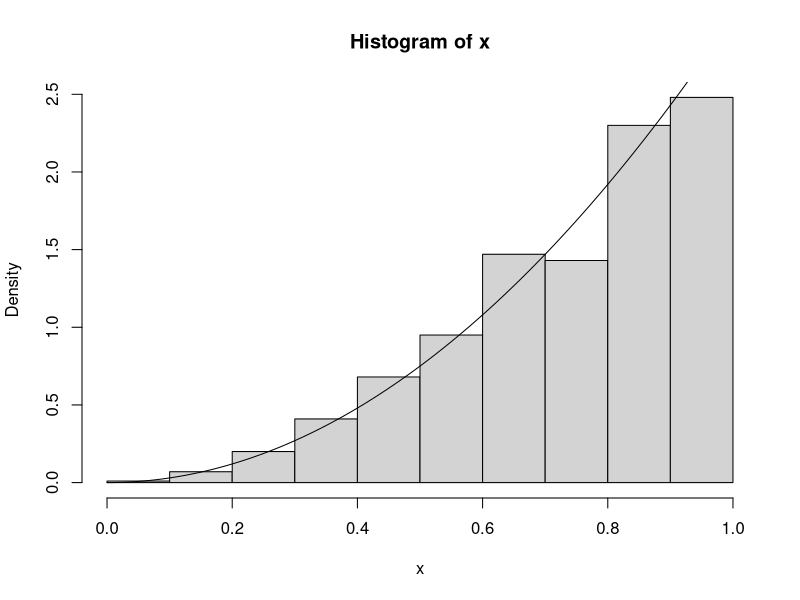
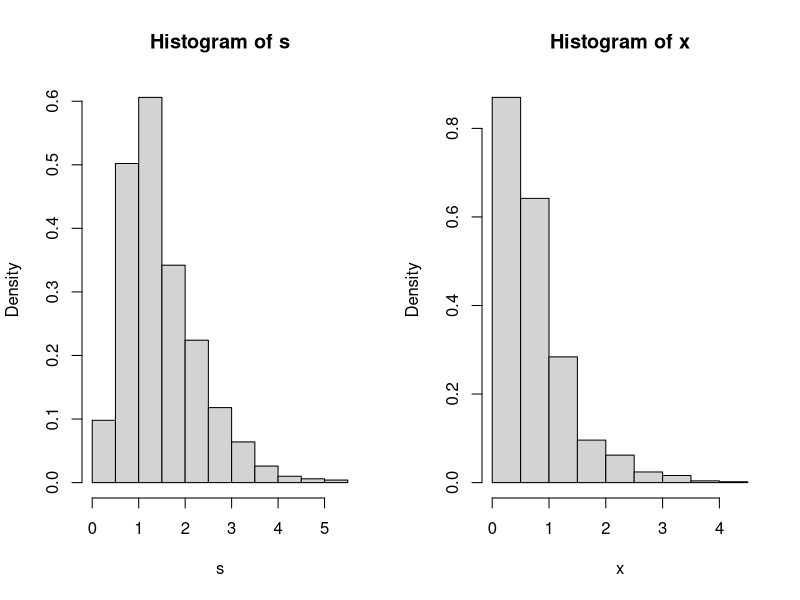

R code for these plots, in order:
## ---- chunk 1
n <- 1000
u <- runif(n)
x <- u^(1/3)
hist(x, prob = TRUE) #density histogram of sample
y <- seq(0, 1, .01)
lines(y, 3*y^2) #density curve f(x)
## ---- chunk 2
rlogarithmic <- function(n, theta) {
#returns a random logarithmic(theta) sample size n
u <- runif(n)
#set the initial length of cdf vector
N <- ceiling(-16 / log10(theta))
k <- 1:N
a <- -1/log(1-theta)
fk <- exp(log(a) + k * log(theta) - log(k))
Fk <- cumsum(fk)
x <- integer(n)
for (i in 1:n) {
x[i] <- as.integer(sum(u[i] > Fk)) #F^{-1}(u)-1
while (x[i] == N) {
#if x==N we need to extend the cdf
#very unlikely because N is large
logf <- log(a) + (N+1)*log(theta) - log(N+1)
fk <- c(fk, exp(logf))
Fk <- c(Fk, Fk[N] + fk[N+1])
N <- N + 1
x[i] <- as.integer(sum(u[i] > Fk))
}
}
x + 1
}
## ---- chunk 3
n <- 1000
x1 <- rgamma(n, 2, 2)
x2 <- rgamma(n, 2, 4)
s <- x1 + x2 #the convolution
u <- runif(n)
k <- as.integer(u > 0.5) #vector of 0’s and 1’s
x <- k * x1 + (1-k) * x2 #the mixture
par(mfcol=c(1,2)) #two graphs per page
hist(s, prob=TRUE)
hist(x, prob=TRUE)
par(mfcol=c(1,1)) #restore display
